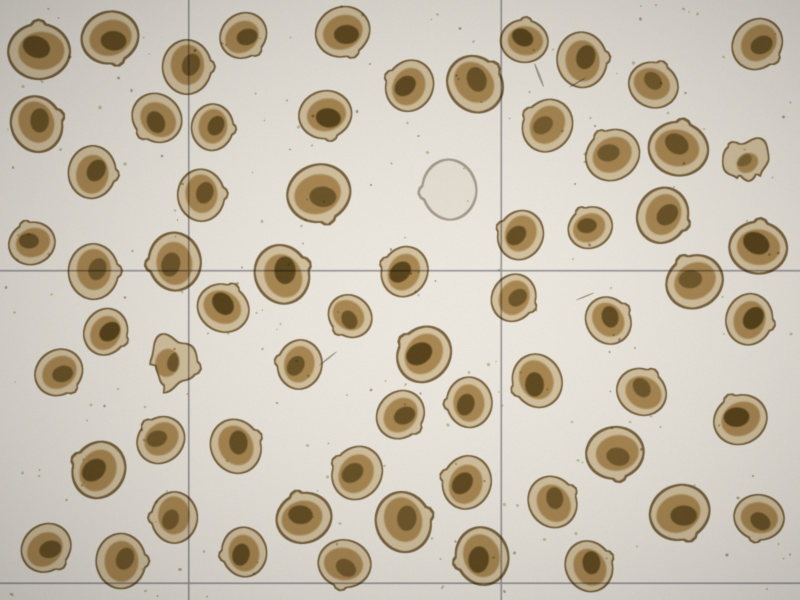
#> input picture data/cache/seed-photos/0048d74f63ee3a17541d.jpg, 1600 x 1200 px (shown at 1/2 size)
$ python -i engine.py   (imports and definitions only)
#> lines starting #> are read from the running program, lines starting #| are printed output that depends on the picture
### backend/app/analysis/calibrate.py
"""Scale calibration from a counting-slide grid (SPEC §5.4). Pure functions."""
from __future__ import annotations

from dataclasses import dataclass, field

import numpy as np

from app.config import DEFAULT_ENGINE, EngineParams


@dataclass
class AxisGrid:
    """Lines found along one axis. Bands are inclusive (start, end) in processing px."""

    bands: list[tuple[int, int]] = field(default_factory=list)
    centres: list[int] = field(default_factory=list)
    spacing_px: float | None = None
    valid: bool = False


@dataclass
class GridResult:
    x: AxisGrid
    y: AxisGrid
    spacing_px: float | None = None  # processing px

    @property
    def found(self) -> bool:
        return self.spacing_px is not None


def _find_lines(profile: np.ndarray, sigma: float, p: EngineParams) -> AxisGrid:
    """Find grid lines in a per-column or per-row median profile of the difference image."""
    n = len(profile)
    skip = p.grid_border_skip_px
    median = float(np.median(profile))
    mad = float(np.median(np.abs(profile - median)))
    threshold = max(median + p.grid_peak_mad * mad, p.grid_peak_sigma * sigma)
    above = np.flatnonzero(profile > threshold)
    above = above[(above >= skip) & (above < n - skip)]

    groups: list[list[int]] = []
    for index in above:
        if groups and index - groups[-1][-1] <= p.grid_group_gap_px:
            groups[-1].append(int(index))
        else:
            groups.append([int(index)])

    axis = AxisGrid()
    for group in groups:
        start, end = group[0], group[-1]
        if end - start + 1 > p.grid_max_line_px:
            continue
        axis.bands.append((start, end))
        segment = profile[start : end + 1]
        axis.centres.append(start + int(np.argmax(segment)))

    if len(axis.centres) >= p.grid_min_lines:
        gaps = np.diff(axis.centres).astype(np.float64)
        mean_gap = float(gaps.mean())
        cv = float(gaps.std() / mean_gap) if mean_gap > 0 else 1.0
        if cv < p.grid_max_spacing_cv and mean_gap >= p.grid_min_spacing_px:
            axis.spacing_px = mean_gap
            axis.valid = True
    return axis


def find_grid(diff: np.ndarray, sigma: float, p: EngineParams = DEFAULT_ENGINE) -> GridResult:
    """Look for a square grid in the difference image. Spacing is in the image's own px."""
    x_axis = _find_lines(np.median(diff, axis=0), sigma, p)
    y_axis = _find_lines(np.median(diff, axis=1), sigma, p)
    result = GridResult(x=x_axis, y=y_axis)
    if x_axis.valid and y_axis.valid:
        sx, sy = x_axis.spacing_px, y_axis.spacing_px
        if abs(sx - sy) / max(sx, sy) <= p.grid_axis_agree:
            result.spacing_px = (sx + sy) / 2
    elif x_axis.valid:
        result.spacing_px = x_axis.spacing_px
    elif y_axis.valid:
        result.spacing_px = y_axis.spacing_px
    return result


def remove_grid(image: np.ndarray, grid: GridResult, p: EngineParams = DEFAULT_ENGINE) -> np.ndarray:
    """Replace each grid band by a linear blend of its two edges, so larvae on a line stay whole."""
    out = image.astype(np.float32, copy=True)
    h, w = out.shape
    pad = p.grid_band_pad_px
    for start, end in grid.x.bands:
        a, b = max(0, start - pad), min(w - 1, end + pad)
        if b - a < 2:
            continue
        t = np.linspace(0.0, 1.0, b - a + 1, dtype=np.float32)[None, :]
        out[:, a : b + 1] = out[:, [a]] * (1 - t) + out[:, [b]] * t
    for start, end in grid.y.bands:
        a, b = max(0, start - pad), min(h - 1, end + pad)
        if b - a < 2:
            continue
        t = np.linspace(0.0, 1.0, b - a + 1, dtype=np.float32)[:, None]
        out[a : b + 1, :] = out[[a], :] * (1 - t) + out[[b], :] * t
    return out


# [7 lines left out: function photo_volume_ml, not called in this run]

### backend/app/analysis/engine.py
"""Find, measure and classify every larva in a microscope photo (SPEC §5.2). Pure functions.

`analyze()` is the seam for a future trained segmenter: anything that returns the same
`Detection` list can replace the classical pipeline.
"""
from __future__ import annotations

import math
import time

import cv2
import numpy as np

from app.analysis import calibrate
from app.analysis.models import AnalysisResult, Calibration, Cls, Detection
from app.config import DEFAULT_ENGINE, ENGINE_VERSION, EngineParams


def _odd(value: float, minimum: int = 3) -> int:
    k = max(minimum, int(round(value)))
    return k if k % 2 == 1 else k + 1


def _ellipse(k: int) -> np.ndarray:
    return cv2.getStructuringElement(cv2.MORPH_ELLIPSE, (k, k))


def _to_gray(img_bgr: np.ndarray, p: EngineParams) -> np.ndarray:
    b, g, r = cv2.split(img_bgr.astype(np.float32))
    return p.gray_r * r + p.gray_g * g + p.gray_b * b


def _background(gray: np.ndarray, p: EngineParams) -> np.ndarray:
    """Closing on a small copy erases dark objects up to about a fifth of the image."""
    h, w = gray.shape
    f = p.bg_downsample
    small = cv2.resize(gray, (max(1, w // f), max(1, h // f)), interpolation=cv2.INTER_AREA)
    k = _odd(p.bg_kernel_frac * max(h, w) / f)
    closed = cv2.morphologyEx(small, cv2.MORPH_CLOSE, _ellipse(k), borderType=cv2.BORDER_REFLECT)
    blurred = cv2.GaussianBlur(closed, (0, 0), k / p.bg_sigma_div, borderType=cv2.BORDER_REFLECT)
    return cv2.resize(blurred, (w, h), interpolation=cv2.INTER_LINEAR)


def _threshold(diff: np.ndarray, sigma: float, p: EngineParams) -> float:
    floor = p.thresh_sigma * sigma
    candidates = diff[diff > p.otsu_floor_sigma * sigma]
    if candidates.size < 16:
        return floor
    as_u8 = np.clip(candidates, 0, 255).astype(np.uint8).reshape(-1, 1)
    otsu, _ = cv2.threshold(as_u8, 0, 255, cv2.THRESH_BINARY + cv2.THRESH_OTSU)
    return max(floor, p.otsu_frac * float(otsu))


def _fill_holes(mask: np.ndarray) -> np.ndarray:
    """Holes are 4-connected background components that do not touch the border."""
    n, labels = cv2.connectedComponents((mask == 0).astype(np.uint8), connectivity=4)
    if n <= 1:
        return mask
    border = np.unique(np.concatenate([labels[0, :], labels[-1, :], labels[:, 0], labels[:, -1]]))
    is_hole = np.ones(n, dtype=bool)
    is_hole[border] = False
    is_hole[0] = False
    out = mask.copy()
    out[is_hole[labels]] = 255
    return out


def _segment(diff: np.ndarray, sigma: float, p: EngineParams) -> np.ndarray:
    mask = np.where(diff > _threshold(diff, sigma, p), 255, 0).astype(np.uint8)
    kernel = np.ones((3, 3), np.uint8)
    mask = cv2.morphologyEx(mask, cv2.MORPH_CLOSE, kernel, iterations=p.close_iters)
    mask = _fill_holes(mask)
    return cv2.morphologyEx(mask, cv2.MORPH_OPEN, kernel, iterations=p.open_iters)


def _repair_open_rims(mask: np.ndarray, p: EngineParams) -> np.ndarray:
    """An empty shell whose rim broke (usually along a grid line) reads as a thin arc: fill its hull."""
    n, labels, stats, _ = cv2.connectedComponentsWithStats(mask, connectivity=8)
    areas = stats[1:, cv2.CC_STAT_AREA]
    large = areas[areas >= p.rim_min_area_px]
    if large.size == 0:
        return mask
    a_med = float(np.median(large))
    out = mask.copy()
    for label in range(1, n):
        area = int(stats[label, cv2.CC_STAT_AREA])
        if area < p.min_component_px:
            continue
        x, y, w, h = stats[label, :4]
        roi = (labels[y : y + h, x : x + w] == label).astype(np.uint8)
        contours, _ = cv2.findContours(roi, cv2.RETR_EXTERNAL, cv2.CHAIN_APPROX_NONE)
        if not contours:
            continue
        points = np.vstack(contours)
        hull = cv2.convexHull(points)
        hull_area = float(cv2.contourArea(hull))
        is_shell_sized = p.rim_hull_frac_of_median * a_med < hull_area <= p.rim_hull_max_frac_of_median * a_med
        if is_shell_sized and area / max(hull_area, 1.0) < p.rim_max_fill_ratio:
            cv2.fillConvexPoly(out, hull + np.array([x, y]), 255)
    return out


def _shape_metrics(obj_mask: np.ndarray, feret: float) -> tuple[float, float]:
    """Solidity and deepest convexity defect (relative to Feret) of a binary object."""
    contours, _ = cv2.findContours(obj_mask, cv2.RETR_EXTERNAL, cv2.CHAIN_APPROX_NONE)
    if not contours:
        return 1.0, 0.0
    contour = max(contours, key=cv2.contourArea)
    area = float(cv2.contourArea(contour))
    hull_points = cv2.convexHull(contour)
    hull_area = float(cv2.contourArea(hull_points))
    solidity = area / hull_area if hull_area > 0 else 1.0
    defect = 0.0
    if len(contour) >= 4:
        hull_idx = cv2.convexHull(contour, returnPoints=False)
        try:
            defects = cv2.convexityDefects(contour, hull_idx)
        except cv2.error:
            defects = None
        if defects is not None and len(defects):
            # OpenCV 5 returns N×4 instead of N×1×4
            deepest = float(defects.reshape(-1, 4)[:, 3].max()) / 256.0
            defect = deepest / max(feret, 1.0)
    return solidity, defect


def _simplify(contour: np.ndarray, p: EngineParams) -> np.ndarray:
    epsilon = p.contour_epsilon_px
    approx = cv2.approxPolyDP(contour, epsilon, True)
    while len(approx) > p.contour_max_points:
        epsilon *= 1.25
        approx = cv2.approxPolyDP(contour, epsilon, True)
    return approx.reshape(-1, 2)


def _measure(label_img: np.ndarray, stats_row: np.ndarray, label: int, d: np.ndarray, gray: np.ndarray,
             bright_level: float, p: EngineParams) -> dict | None:
    """All per-object features, in processing px."""
    x, y, w, h, _ = stats_row
    roi = (label_img[y : y + h, x : x + w] == label).astype(np.uint8)
    contours, _ = cv2.findContours(roi, cv2.RETR_EXTERNAL, cv2.CHAIN_APPROX_NONE)
    if not contours:
        return None
    contour = max(contours, key=cv2.contourArea)
    area = float(roi.sum())

    hull = cv2.convexHull(contour).reshape(-1, 2).astype(np.float32)
    if len(hull) >= 2:
        deltas = hull[:, None, :] - hull[None, :, :]
        feret_raw = float(np.sqrt((deltas**2).sum(axis=2)).max())
    else:
        feret_raw = 1.0
    feret = max(1.0, feret_raw + 1.0)
    length_px = max(1.0, feret - p.feret_edge_correction_px)

    if len(contour) >= 5:
        (_, (rw, rh), _) = cv2.minAreaRect(contour)
        aspect = max(rw, rh) / max(min(rw, rh), 1.0)
    else:
        aspect = 1.0

    # Shape on an opened mask: strips attached algae, debris spikes and grid residue
    k = _odd(p.opened_kernel_frac * feret)
    padded = cv2.copyMakeBorder(roi, k, k, k, k, cv2.BORDER_CONSTANT, value=0)
    opened = cv2.morphologyEx(padded, cv2.MORPH_OPEN, _ellipse(k))
    if opened.sum() > p.opened_keep_frac * area:
        solidity, defect = _shape_metrics(opened, feret)
    else:
        solidity, defect = _shape_metrics(padded, feret)

    # Hollowness, gut and interior darkness from the difference image
    dist = cv2.distanceTransform(roi, cv2.DIST_L2, 5)
    r_eq = math.sqrt(area / math.pi)
    d_roi = d[y : y + h, x : x + w]
    inner = d_roi[dist >= p.hollow_inner_frac * r_eq]
    ring = d_roi[(dist > 0) & (dist < p.hollow_ring_frac * r_eq)]
    core = d_roi[dist >= p.gut_core_frac * r_eq]
    if inner.size == 0:
        inner = d_roi[dist >= dist.max()] if dist.max() > 0 else d_roi[roi > 0]
    if ring.size == 0:
        ring = d_roi[roi > 0]
    if core.size == 0:
        core = inner

    ring_mean = float(ring.mean())
    hollowness = float(inner.mean()) / ring_mean if ring_mean > 1e-6 else 0.0
    ring_median = float(np.median(ring))
    if ring_median > 1e-6:
        gut = float(np.clip(p.gut_gain * (np.percentile(core, 95) - np.median(core)) / ring_median, 0.0, 1.0))
    else:
        gut = 0.0
    interior = float(np.median(inner))
    bright_frac = float((gray[y : y + h, x : x + w][roi > 0] > bright_level).mean())

    im_h, im_w = gray.shape
    touches = bool(x <= 0 or y <= 0 or x + w >= im_w or y + h >= im_h)
    moments = cv2.moments(roi, binaryImage=True)
    if moments["m00"] > 0:
        cx, cy = x + moments["m10"] / moments["m00"], y + moments["m01"] / moments["m00"]
    else:
        cx, cy = x + w / 2, y + h / 2

    return {
        "contour": _simplify(contour, p) + np.array([x, y]),
        "cx": float(cx),
        "cy": float(cy),
        "area": area,
        "length_px": length_px,
        "aspect": aspect,
        "solidity": solidity,
        "defect": defect,
        "hollowness": hollowness,
        "gut": gut,
        "interior": interior,
        "bright_frac": bright_frac,
        "touches": touches,
    }


def _is_bubble(obj: dict, sigma: float, p: EngineParams) -> bool:
    return obj["interior"] < -p.bubble_sigma * sigma or obj["bright_frac"] > p.bubble_bright_frac


def _reference_area(objects: list[dict], sigma: float, p: EngineParams) -> float | None:
    """Median area of round objects that could be larvae: the yardstick for clumps and debris."""
    areas = [
        o["area"] for o in objects
        if o["area"] >= p.ref_min_area_px and o["solidity"] >= p.ref_min_solidity
        and o["aspect"] <= p.ref_max_aspect and not _is_bubble(o, sigma, p)
    ]
    if not areas:
        return None
    floor = p.ref_min_frac_of_largest * max(areas)
    return float(np.median([a for a in areas if a >= floor]))


def _classify(obj: dict, a_ref: float | None, sigma: float, um_per_px_proc: float | None,
              p: EngineParams) -> tuple[Cls, bool, str | None, int]:
    """First match wins. Returns class, unsure, unsure reason and clump size."""
    area, solidity, hollowness = obj["area"], obj["solidity"], obj["hollowness"]

    if area < p.ignore_min_area_px or obj["aspect"] > p.ignore_max_aspect:
        return "ignore", False, None, 1
    if _is_bubble(obj, sigma, p):
        return "ignore", False, None, 1
    if um_per_px_proc is not None:
        length_um = obj["length_px"] * um_per_px_proc
        if length_um < p.ignore_min_len_um or length_um > p.ignore_max_len_um:
            return "ignore", False, None, 1
    elif a_ref is not None:
        if area < p.ignore_small_ref_frac * a_ref:
            return "ignore", False, None, 1
        if area > p.ignore_big_ref_frac * a_ref and solidity >= p.ignore_big_min_solidity:
            return "ignore", False, None, 1

    if a_ref is not None and area > p.clump_ref_frac * a_ref and (
        solidity < p.clump_max_solidity or obj["defect"] > p.clump_min_defect
    ):
        return "live", True, "clump count", max(2, round(area / a_ref))
    if solidity < p.debris_max_solidity:
        return "ignore", False, None, 1

    if hollowness < p.dead_max_hollowness:
        cls: Cls = "dead"
    elif solidity < p.abnormal_max_solidity:
        cls = "abnormal"
    else:
        cls = "live"

    if p.unsure_hollow_lo <= hollowness < p.unsure_hollow_hi:
        return cls, True, "between live and dead", 1
    if cls != "dead" and p.unsure_solidity_lo <= solidity < p.unsure_solidity_hi:
        return cls, True, "shape borderline", 1
    return cls, False, None, 1


def analyze(img_bgr: np.ndarray, *, um_per_px: float | None = None, calibration: Calibration = "preset",
            params: EngineParams = DEFAULT_ENGINE) -> AnalysisResult:
    """Run the full pipeline on a BGR image. `um_per_px` is the fallback when no grid is in view;
    `calibration` names where that fallback came from ("preset" or "manual")."""
    started = time.perf_counter()
    p = params
    orig_h, orig_w = img_bgr.shape[:2]

    # 1. Work at no more than max_long_side
    long_side = max(orig_h, orig_w)
    scale = 1.0
    work = img_bgr
    if long_side > p.max_long_side:
        scale = p.max_long_side / long_side
        work = cv2.resize(img_bgr, (round(orig_w * scale), round(orig_h * scale)), interpolation=cv2.INTER_AREA)
    to_orig = 1.0 / scale

    # 2-4. Difference from the estimated background
    gray = _to_gray(work, p)
    d = _background(gray, p) - gray
    d -= float(np.median(d))
    sigma = max(p.mad_to_sigma * float(np.median(np.abs(d))), 1e-3)

    # 5. Grid lines: calibrate, then remove them so larvae on a line stay whole
    grid = calibrate.find_grid(np.maximum(d, 0), sigma, p)
    grid_spacing_orig: float | None = None
    um_per_px_orig: float | None = None
    calibration_used: Calibration = "none"
    if grid.found:
        grid_spacing_orig = grid.spacing_px * to_orig
        um_per_px_orig = p.grid_square_um / grid_spacing_orig
        calibration_used = "grid"
        d = calibrate.remove_grid(d, grid, p)
    elif um_per_px:
        um_per_px_orig = um_per_px
        calibration_used = calibration
    diff = np.maximum(d, 0)

    # 6-9. Mask, clean up, drop specks, repair open rims
    mask = _segment(diff, sigma, p)
    mask = _repair_open_rims(mask, p)
    n, labels, stats, _ = cv2.connectedComponentsWithStats(mask, connectivity=8)

    # 10. Features
    bright_level = p.bubble_bright_ratio * float(np.median(gray))
    objects = []
    for label in range(1, n):
        if stats[label, cv2.CC_STAT_AREA] < p.min_component_px:
            continue
        obj = _measure(labels, stats[label], label, d, gray, bright_level, p)
        if obj is not None:
            objects.append(obj)

    # 11. Classification relative to the typical round object in this photo
    a_ref = _reference_area(objects, sigma, p)
    um_per_px_proc = um_per_px_orig * to_orig if um_per_px_orig else None

    detections: list[Detection] = []
    for obj in sorted(objects, key=lambda o: (o["cy"], o["cx"])):
        cls, unsure, reason, clump_n = _classify(obj, a_ref, sigma, um_per_px_proc, p)
        length_px = obj["length_px"] * to_orig
        is_body = cls in ("live", "abnormal")
        detections.append(
            Detection(
                id=len(detections) + 1,
                cx=round(obj["cx"] * to_orig, 1),
                cy=round(obj["cy"] * to_orig, 1),
                contour=[(round(float(px) * to_orig, 1), round(float(py) * to_orig, 1)) for px, py in obj["contour"]],
                length_px=round(length_px, 2),
                length_um=round(length_px * um_per_px_orig, 1) if um_per_px_orig else None,
                area_px=round(obj["area"] * to_orig**2, 1),
                solidity=round(obj["solidity"], 4),
                defect=round(obj["defect"], 4),
                hollowness=round(obj["hollowness"], 4),
                gut=round(obj["gut"], 3) if is_body else None,
                interior=round(obj["interior"], 2),
                cls=cls,
                auto_cls=cls,
                unsure=unsure,
                unsure_reason=reason,
                clump_n=clump_n,
                touches_edge=obj["touches"],
            )
        )

    return AnalysisResult(
        width=orig_w,
        height=orig_h,
        um_per_px=round(um_per_px_orig, 4) if um_per_px_orig else None,
        calibration=calibration_used,
        grid_spacing_px=round(grid_spacing_orig, 2) if grid_spacing_orig else None,
        photo_volume_ml=calibrate.photo_volume_ml(orig_w, orig_h, um_per_px_orig, p.chamber_depth_mm),
        detections=detections,
        engine_version=ENGINE_VERSION,
        ms=int((time.perf_counter() - started) * 1000),
    )


# [6 lines left out: function decode_image, not called in this run]

>>> import cv2
>>> picture = cv2.imread('../../../data/cache/seed-photos/0048d74f63ee3a17541d.jpg')
#> picture is the input picture: shape (1200, 1600, 3); mean B, G, R 172.1, 189.3, 198.8
>>> result = analyze(picture)
#> in _to_gray, `b, g, r = cv2.split(img_bgr.astype(np.float32))`:
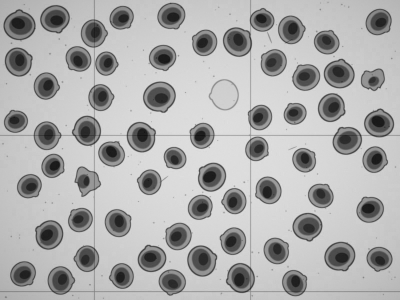
#> b: shape (1200, 1600) float32 (shown at 1/4 size); min 12, max 229, mean 172.1
#> in _to_gray, `b, g, r = cv2.split(img_bgr.astype(np.float32))`:
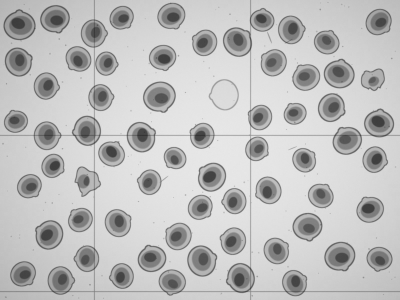
#> g: shape (1200, 1600) float32 (shown at 1/4 size); min 44, max 236, mean 189.3
#> in _to_gray, `b, g, r = cv2.split(img_bgr.astype(np.float32))`:
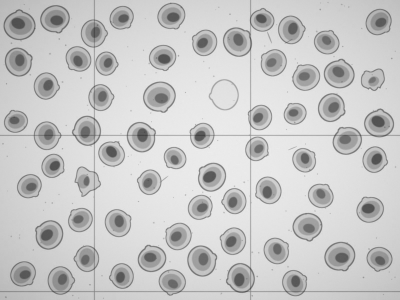
#> r: shape (1200, 1600) float32 (shown at 1/4 size); min 60, max 242, mean 198.8
#> in _background, `small = cv2.resize(gray, (max(1, w // f), max(1, h // f)), interpolati..`:
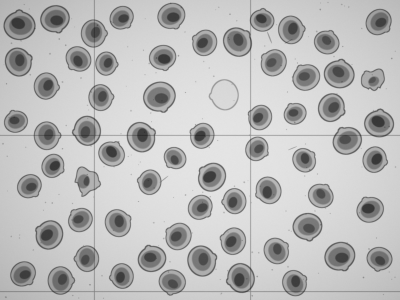
#> small: shape (300, 400) float32; min 46.05, max 229.3, mean 186.5
#> in _background, `closed = cv2.morphologyEx(small, cv2.MORPH_CLOSE, _ellipse(k), borderT..`:
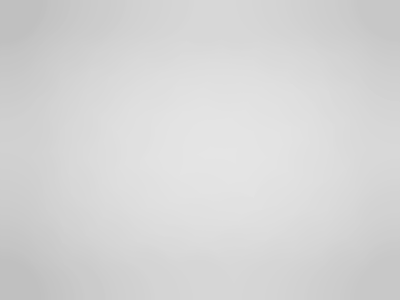
#> closed: shape (300, 400) float32; min 192, max 229.3, mean 214.2
#> in analyze, `d = _background(gray, p) - gray`:
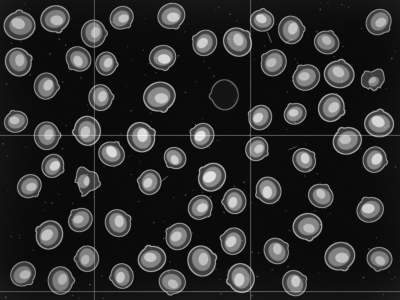
#> d: shape (1200, 1600) float32 (shown at 1/4 size); min -7.7, max 189.5, mean 27.7; drawn with min black and max white
#> in analyze, `sigma = max(p.mad_to_sigma * float(np.median(np.abs(d))), 1e-3)`: sigma = 4.92
#> in _find_lines, `n = len(profile)`: n = 1600
#> in _find_lines, `median = float(np.median(profile))`: median = 0
#> in _find_lines, `threshold = max(median + p.grid_peak_mad * mad, p.grid_peak_sigma * si..`: threshold = 19.68
#> in _find_lines, `above = np.flatnonzero(profile > threshold)`: above = 60 values from 197 to 1510
#> the loop in _find_lines, `for index in above:` made 60 passes
#> index on passes 1 to 8: 197, 198, 199, 200, 201, 202, 203, 204
#> after the loop in _find_lines, `for index in above:`: groups = 6 items
#> the loop in _find_lines, `for group in groups:` made 6 passes
#> (group, start, end, segment) on passes 3 to 5: ([355, 356, 357, 358], 355, 358, [22.73, 22.51, 25.99, 22.88]), ([375, 376, 377, 378, 379], 375, 379, [23.57, 54.27, 66.06, 53.73, 23.75]), ([1000, 1001, 1002, 1003, 1004], 1000, 1004, [23.52, 55.27, 70.06, 55.61, 23.74])
#> after the loop in _find_lines, `for group in groups:`: axis.bands = [(355, 358), (375, 379), (1000, 1004), (1501, 1510)]; axis.centres = [357, 377, 1002, 1505]
#> in _find_lines, `gaps = np.diff(axis.centres).astype(np.float64)`: gaps = [20, 625, 503]
#> in _find_lines, `mean_gap = float(gaps.mean())`: mean_gap = 382.7
#> in _find_lines, `cv = float(gaps.std() / mean_gap) if mean_gap > 0 else 1.0`: cv = 0.683
#> in find_grid, `x_axis = _find_lines(np.median(diff, axis=0), sigma, p)`:
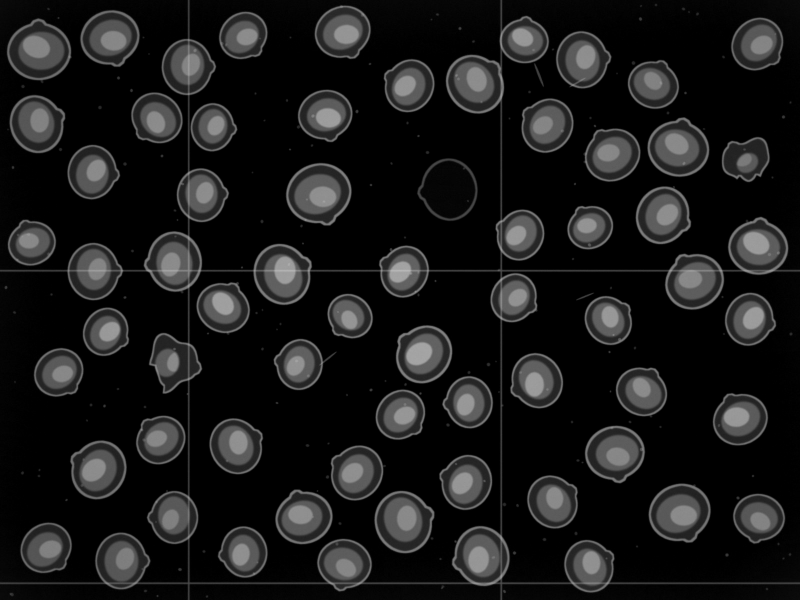
#> diff: shape (1200, 1600) float32 (shown at 1/2 size); min 0, max 186.4, mean 25.9
#> (the rest of the program and of its run is left out)
